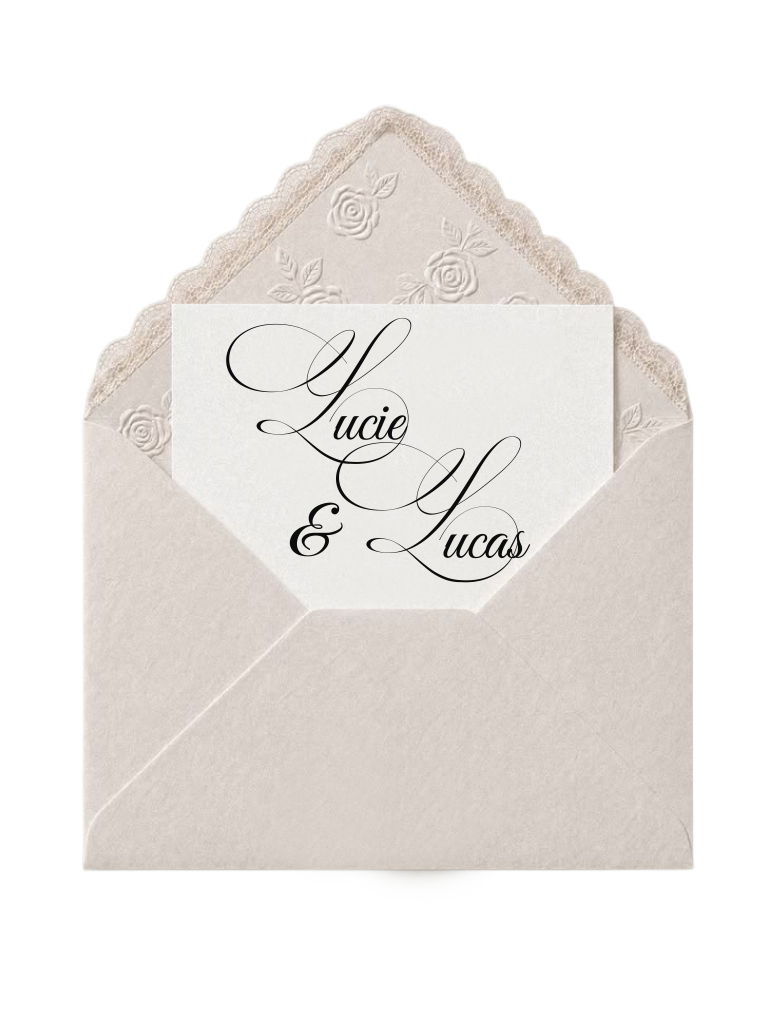
#> input picture assets-source/decor/enveloppe-photo.png, 4658 x 6209 px (shown at 1/6 size)
$ python -i prepare_assets.py   (imports and definitions only)
#> lines starting #> are read from the running program, lines starting #| are printed output that depends on the picture; after the words box and inside, x2 and y2 are one past the last pixel; in counts of white or black regions, pixels touching at a corner belong together
"""Prepare Lucie's artwork for the website.

The PNG files received from Lucie are exported on oversized canvases: up to 55%
of `presence.png` is fully transparent padding. Left as-is, that padding becomes
invisible box area in CSS and silently breaks any layout built on the images.

This script rebuilds a clean copy of every asset by cropping it to its opaque
bounding box, so an image's box in the browser matches what the eye sees.

The source directory is never modified. Run it again whenever Lucie sends
updated artwork:

    python scripts/prepare_assets.py

Astro handles the WebP/AVIF conversion and the responsive `srcset` itself at
build time (`astro:assets`), so this script deliberately stays PNG-only.
"""

from __future__ import annotations

import argparse
import logging
import sys
from dataclasses import dataclass
from pathlib import Path

from PIL import Image, ImageDraw

logger = logging.getLogger(__name__)

# Alpha below this value is treated as fully transparent when measuring content.
ALPHA_THRESHOLD = 8

# Transparent pixels kept around the content, to avoid clipping antialiased edges.
SAFETY_MARGIN_PX = 2

DEFAULT_SOURCE_DIR = Path("assets-source")
DEFAULT_OUTPUT_DIR = Path("src/assets/images")

# `enveloppe-fermee.png` ships a drop shadow baked into the artwork, drawn in a
# light beige. It reads as a shadow over a white page, but as an ugly white halo
# over the dark backdrop of the home page. Its alpha histogram is cleanly
# bimodal (body >= 240, halo <= 143, almost nothing between), so cutting the
# alpha channel at 144 removes the halo and keeps the antialiased edge. A real
# CSS drop shadow is applied in `Envelope.astro` instead, which adapts to any
# background.
#
# Keyed by path relative to the source directory. Assets absent from this map
# keep their alpha untouched: the other files only carry sub-1% antialiasing,
# and cutting those would make their edges jagged.
ALPHA_CUTOFFS: dict[str, int] = {
    "envelope/enveloppe-fermee.png": 144,
}

# Scans of watercolour on paper come back on a very slightly warm off-white
# (sampled at rgb(252, 251, 249) on `couleurs.png`, uniform across the sheet).
# The page composites them with `mix-blend-multiply`, which turns pure white
# into "no change" — but a 252 paper darkens the background by 1 %, drawing a
# visible rectangle around the artwork. Rescaling each channel so the paper
# lands on 255 makes that rectangle disappear; the pigment is brightened by the
# same 1 %, which is imperceptible.
#
# Keyed by path relative to the source directory.
WHITE_BALANCED: set[str] = {
    "dress-code/couleurs.png",
}

# Size of the corner square sampled to measure the paper tint.
PAPER_SAMPLE_PX = 40

# The paper is grainy, so half its pixels sit below the measured average and
# would survive the rescaling as a faint texture. Aiming the white point a few
# levels under the average makes the whole grain clip to pure white. Kept small:
# every level here also brightens the pigment by the same amount.
PAPER_GRAIN_MARGIN = 5


@dataclass(frozen=True)
class FlapGeometry:
    """Fold line splitting a closed envelope into its flap and its body.

    The closed envelope is drawn from the back, so the flap is the area above
    the V of lace trim, hinged on the top edge of the artwork. Coordinates are
    fractions of the image width and height, so they survive a re-crop of the
    source file.

    Measured on `enveloppe-fermee.png` by overlaying a pixel grid: the cut runs
    a few pixels *below* the lace, which is harmless since the extra sliver is
    the same kraft paper, and dips under the wax seal so the seal stays attached
    to the flap instead of being sliced in half.
    """

    left: tuple[float, float]
    vertex: tuple[float, float]
    right: tuple[float, float]
    seal_center: tuple[float, float]
    """Centre of the wax seal, unioned into the flap as a safety margin."""
    seal_radius: float
    """Seal radius, as a fraction of the image width."""


# Envelopes to slice into an animatable flap and body, keyed by source path.
FLAP_GEOMETRIES: dict[str, FlapGeometry] = {
    "envelope/enveloppe-fermee.png": FlapGeometry(
        left=(0.0, 0.1019),
        vertex=(0.4991, 0.6752),
        right=(1.0, 0.0594),
        seal_center=(0.5026, 0.5202),
        seal_radius=0.0923,
    ),
}

# Suffixes of the generated layers, appended to the source file stem.
FLAP_SUFFIX = "-rabat"
BODY_SUFFIX = "-corps"

# The mask is drawn at this scale then downsampled, to antialias the cut edge.
MASK_SUPERSAMPLE = 4


class AssetPreparationError(Exception):
    """Raised when an asset cannot be prepared."""


@dataclass(frozen=True)
class CropReport:
    """Outcome of cropping a single asset."""

    source: Path
    destination: Path
    canvas: tuple[int, int]
    content: tuple[int, int]
    source_bytes: int
    output_bytes: int

    # [9 lines left out: functions aspect_ratio, bytes_saved, not called in this run]


def opaque_bounding_box(image: Image.Image) -> tuple[int, int, int, int]:
    """Return the bounding box of the visible content of an RGBA image.

    Args:
        image (Image.Image): Image to inspect, converted to RGBA beforehand.

    Returns:
        tuple[int, int, int, int]: Left, upper, right and lower pixel bounds.

    Raises:
        AssetPreparationError: If the image is fully transparent.
    """
    mask = image.getchannel("A").point(lambda a: 255 if a > ALPHA_THRESHOLD else 0)
    bbox = mask.getbbox()
    if bbox is None:
        raise AssetPreparationError("image is fully transparent")
    return bbox


def expand_box(
    box: tuple[int, int, int, int],
    margin: int,
    bounds: tuple[int, int],
) -> tuple[int, int, int, int]:
    """Grow a bounding box by `margin`, clamped to the image bounds.

    Args:
        box (tuple[int, int, int, int]): Box to expand.
        margin (int): Pixels to add on each side.
        bounds (tuple[int, int]): Width and height of the source image.

    Returns:
        tuple[int, int, int, int]: The expanded, clamped box.
    """
    left, upper, right, lower = box
    width, height = bounds
    return (
        max(0, left - margin),
        max(0, upper - margin),
        min(width, right + margin),
        min(height, lower + margin),
    )


# [121 lines left out: functions remove_alpha_halo, white_balance_paper, build_flap_mask, slice_envelope, not called in this run]


def prepare_asset(
    source: Path,
    destination: Path,
    alpha_cutoff: int | None = None,
    white_balance: bool = False,
) -> CropReport:
    """Crop one asset to its visible content and write it to `destination`.

    The crop is applied to the image in its original mode. Some of Lucie's
    exports are palette PNGs (`mode == "P"`), and converting those to RGBA
    before saving would inflate them by several hundred kilobytes.

    Args:
        source (Path): PNG file to read.
        destination (Path): PNG file to write; parent directories are created.
        alpha_cutoff (int | None): When set, remove the diffuse alpha halo below
            this value. Forces an RGBA output, since a palette image cannot hold
            a graded alpha channel.
        white_balance (bool): When true, rescale the scan so its paper reads as
            pure white, for assets composited with `mix-blend-multiply`.

    Returns:
        CropReport: Details of what was cropped, for logging and reporting.

    Raises:
        AssetPreparationError: If the source image holds no visible pixel.
    """
#> called with destination = 'out.png', white_balance = False
    with Image.open(source) as raw:
#> raw is the input picture: PIL image 4658x6209 RGBA; mean R, G, B, A 237.1, 233.7, 230.7, 124.3
        raw.load()
        original = raw.copy()

    if alpha_cutoff is not None:
        original = remove_alpha_halo(original.convert("RGBA"), alpha_cutoff)

    if white_balance:
        original = white_balance_paper(original)

    try:
        box = opaque_bounding_box(original.convert("RGBA"))
#> in opaque_bounding_box, `mask = image.getchannel("A").point(lambda a: 255 if a > ALPHA_THRESHOL..`:
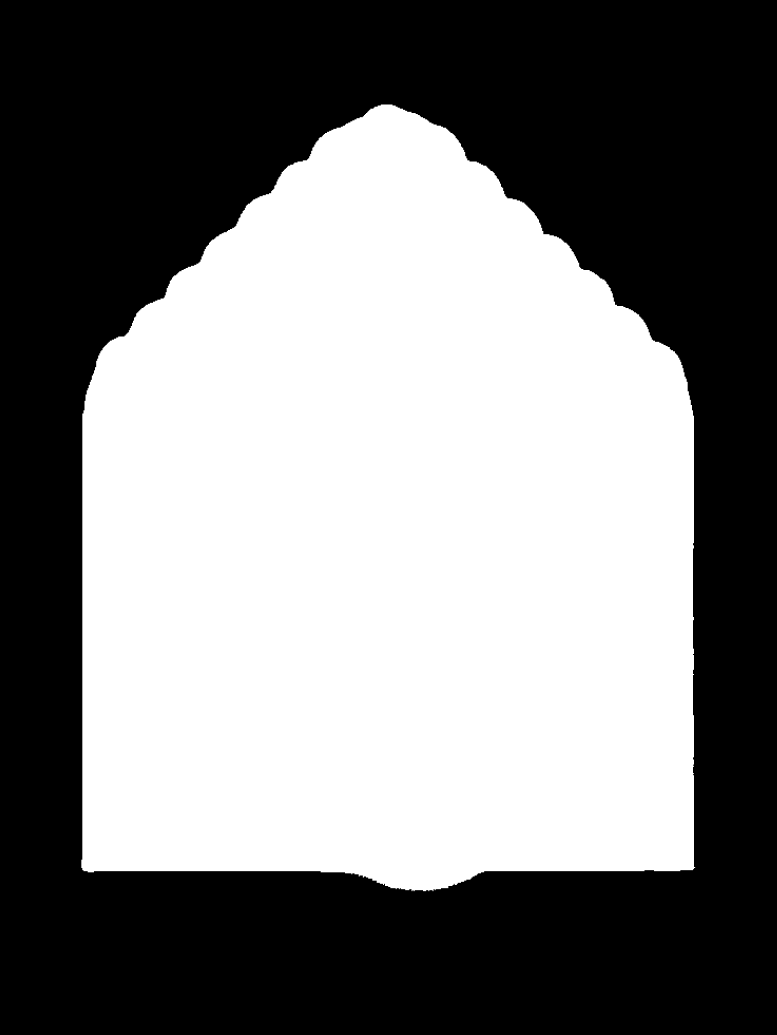
#> mask: PIL image 4658x6209 L (shown at 1/6 size); 49.3% white; 1 white region, box (x1, y1, x2, y2) and area: (488, 627, 4171, 5347) 14255634
#> in opaque_bounding_box, `bbox = mask.getbbox()`: bbox = (488, 627, 4171, 5347)
#> box = (488, 627, 4171, 5347)
    except AssetPreparationError as exc:
        raise AssetPreparationError(f"{source}: {exc}") from exc

    box = expand_box(box, SAFETY_MARGIN_PX, original.size)
#> in expand_box, `left, upper, right, lower = box`: left = 488; upper = 627; right = 4171; lower = 5347
#> box = (486, 625, 4173, 5349)
    cropped = original.crop(box)
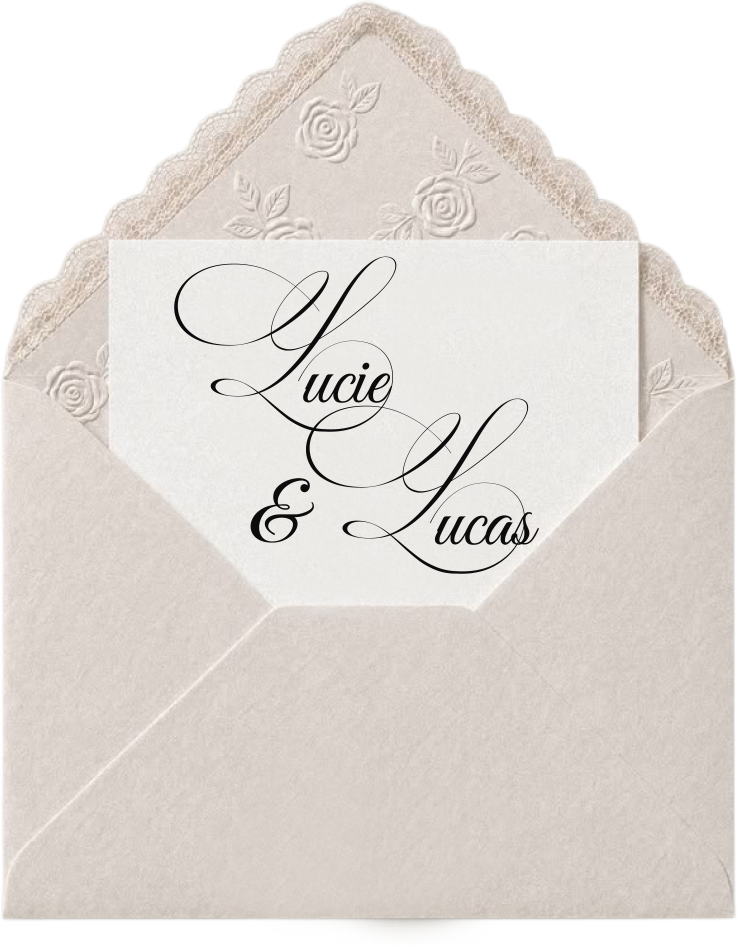
#> cropped: PIL image 3687x4724 RGBA (shown at 1/5 size); mean R, G, B, A 225.3, 219.7, 214.7, 206.3; transparent parts drawn white

#> (the run stopped early here; a loop or call above may not have finished)
